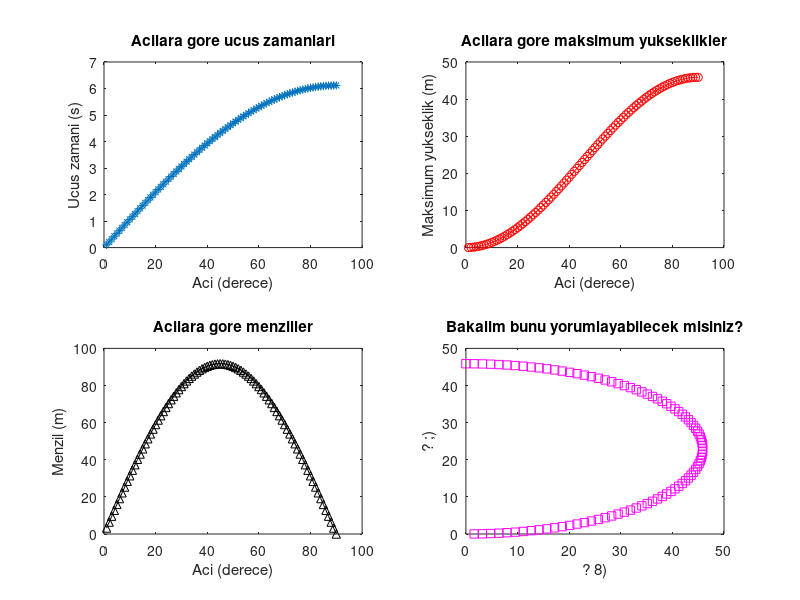

This figure's MATLAB source:
v0 = 30;
theta = 60;
g = 9.81;
t_d = 2*v0*sind(theta)/g

printf("Toplam ucus zamani: %9.6f s\n",t_d)

function f=atis_y(v0,theta,t,g=9.81)
f = v0*sind(theta)*t - 0.5*g*t^2;
endfunction

v0 = 30;
theta = 60;

% atıldıktan az sonraki (t=0.01s) yüksekliğe bakalım:
a = 0.01;
printf("atildiktan %6.3f saniye sonraki yukseklik: %10.5f m.\n",a,atis_y(v0,theta,a))

% bir de 10 saniye sonraki yüksekliğe bakalım:
b = 10;
printf("atildiktan %6.3f saniye sonraki yukseklik: %10.5f m.\n",b,atis_y(v0,theta,b))

% 0.01. ile  10 saniyenin tam ortasındaki anda ne yükseklikte idi?
c = (a + b) / 2;
printf("atildiktan %6.3f saniye sonraki yukseklik: %10.5f m.\n",c,atis_y(v0,theta,c))

clear;

function f=atis_y(v0,theta,t,g=9.81)
f = v0*sind(theta)*t - 0.5*g*t^2;
endfunction

v0 = 30;
theta = 60;

istenilen_hassasiyet = 0.00001;

a = 0.01;
f_a = atis_y(v0,theta,a);

b = 10;
f_b = atis_y(v0,theta,b);

adim = 1;
while(abs(a-b)>istenilen_hassasiyet)
    % arama araliginin boyu |a-b|, istenilen hassasiyetten
    % buyuk oldugu surece, yarilamaya devam ediyoruz
    c = (a+b)/2;
    f_c = atis_y(v0,theta,c);
    printf("%2d: %9.6f  %10.5f | %9.6f  %10.5f | %9.6f  %10.5f\n",adim,a,f_a,c,f_c,b,f_b);
    if(sign(f_c) == sign(f_a))
        % c ile a'nın yükseklikleri aynı işaretli, o zaman 
        % arada kök olmasının garantisi yok, arayışa c ile b 
        % arasında devam edelim
        a = c;
        f_a = f_c;
    else
        % c ile b'nin yükseklikleri aynı işaretli, o zaman 
        % arada kök olmasının garantisi yok, arayışa a ile c 
        % arasında devam edelim
        b = c;
        f_b = f_c;
    endif
    adim = adim + 1;
endwhile

roots([3 0 -4 1])

v0 = 30;
theta = 60;
g = 9.81;
roots([-0.5*g v0*sind(theta) 0])


clear;

function f=atis_y(v0,theta,t,g=9.81)
f = v0*sind(theta)*t - 0.5*g*t^2;
endfunction

v0 = 30;
theta = 60;
g = 9.81;

t_d = 2*v0*sind(theta)/g

N = 5;

t_ler = linspace(0,t_d,N)

y_konumlari = [];

for t = t_ler
    y_konumlari = [y_konumlari, atis_y(v0,theta,t)];
endfor

y_konumlari

plot(t_ler,y_konumlari,"-*")

clear;

function f=atis_y(v0,theta,t,g=9.81)
f = v0*sind(theta)*t - 0.5*g*t.^2;
endfunction

function f=atis_x(v0,theta,t,g=9.81)
f = v0*cosd(theta)*t;
endfunction

v0 = 30;
theta = 60;
g = 9.81;

t_d = 2*v0*sind(theta)/g;

N = 100;

t_ler = linspace(0,t_d,N);

y_konumlari = atis_y(v0,theta,t_ler);
x_konumlari = atis_x(v0,theta,t_ler);

plot(t_ler,y_konumlari,"-*")
xlabel("t (s)")
ylabel("y (m)")
title("Zamana Gore Yukseklik Grafigi")


plot(x_konumlari,y_konumlari,"r-*")
xlabel("x (m)")
ylabel("y (m)")
title("Parcacigin Yorunge Grafigi")

clear;

function [t_d,h_max,R] = ucus_analiz(v0,theta,g=9.81)
v0_y = v0*sind(theta);
t_d = 2*v0_y/g;
t_d_bolu_2 = t_d /2;
h_max = v0_y*t_d_bolu_2 - 0.5*g*t_d_bolu_2^2;
R = v0*cosd(theta) * t_d;
endfunction

ilk_hiz = 30;
aci = 60;
[ucus_zamani,max_yukseklik,menzil] = ucus_analiz(ilk_hiz,aci);
printf("Ucus zamani: %7.4fs | Maksimum Yukseklik: %6.3fm | Menzil: %6.3fm\n",ucus_zamani,max_yukseklik,menzil)

ucus_zamanlari = [];
max_yukseklikler = [];
menziller = [];

acilar = 1:90;
for aci = acilar
    [ucus_zamani,max_yukseklik,menzil] = ucus_analiz(ilk_hiz,aci);
    ucus_zamanlari = [ucus_zamanlari, ucus_zamani];
    max_yukseklikler = [max_yukseklikler, max_yukseklik];
    menziller = [menziller, menzil];
endfor

sonuclar = [acilar' ucus_zamanlari' max_yukseklikler' menziller']

plot(acilar,ucus_zamanlari,"-*");
xlabel("Aci (derece)");
ylabel("Ucus zamani (s)");
title("Acilara gore ucus zamanlari");

plot(acilar,max_yukseklikler,"r-o");
xlabel("Aci (derece)");
ylabel("Maksimum yukseklik (m)");
title("Acilara gore maksimum yukseklikler");

plot(acilar,menziller,"k-^");
xlabel("Aci (derece)");
ylabel("Menzil (m)");
title("Acilara gore menziller");

subplot(2,2,1);
plot(acilar,ucus_zamanlari,"-*");
xlabel("Aci (derece)");
ylabel("Ucus zamani (s)");
title("Acilara gore ucus zamanlari");

subplot(2,2,2);
plot(acilar,max_yukseklikler,"r-o");
xlabel("Aci (derece)");
ylabel("Maksimum yukseklik (m)");
title("Acilara gore maksimum yukseklikler");

subplot(2,2,3);
plot(acilar,menziller,"k-^");
xlabel("Aci (derece)");
ylabel("Menzil (m)");
title("Acilara gore menziller");

subplot(2,2,4);
plot(menziller/2,max_yukseklikler,"ms");
xlabel("? 8)");
ylabel("? ;)");
title("Bakalim bunu yorumlayabilecek misiniz?");
